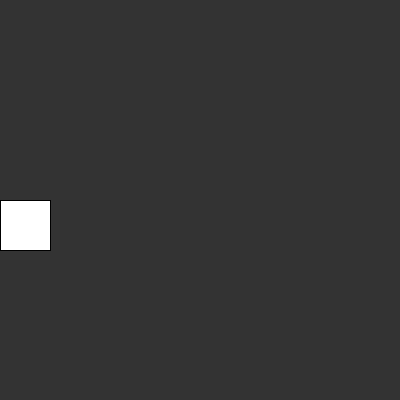
Frame 1 (no input)
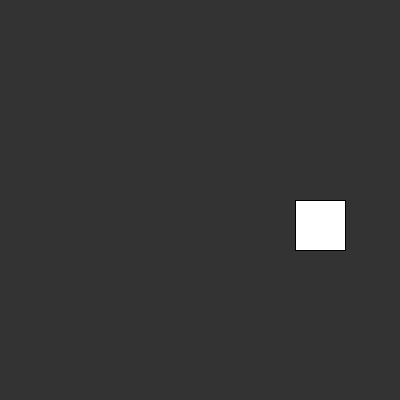
Frame 60 (the mouse pressed at the canvas centre just before this capture)
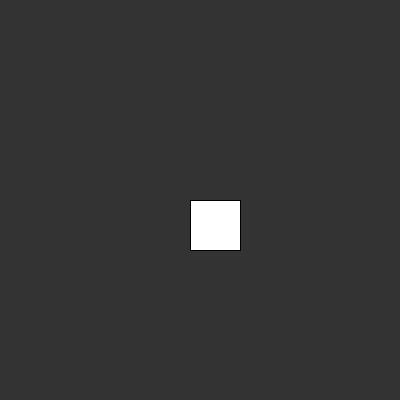
Frame 120 (the mouse held since frame 60 and released just before this capture)

The Processing sketch that drew these frames (run headless with seeded random() and noise(); from frame 60 on, the mouse is pressed at the canvas centre):

// Processing sketch: processing_67582
// ── processing_67582.pde

float rectmove_1 = 0;
void setup(){
  size(400,400);
}
void draw(){
  background (51);
  rect(rectmove_1,200,50,50);
  rectmove_1 = rectmove_1 + 5;
  if(rectmove_1 > 400){
    rectmove_1 = 0;
  }
}
